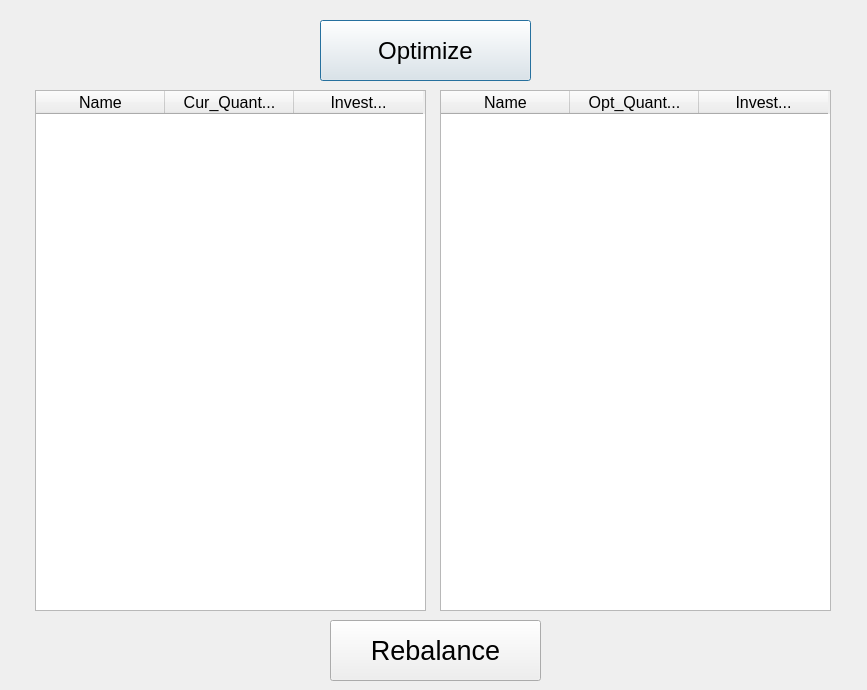
<?xml version="1.0" encoding="UTF-8"?>
<ui version="4.0">
 <class>Optimization</class>
 <widget class="QDialog" name="Optimization">
  <property name="geometry">
   <rect>
    <x>0</x>
    <y>0</y>
    <width>867</width>
    <height>690</height>
   </rect>
  </property>
  <property name="sizePolicy">
   <sizepolicy hsizetype="Fixed" vsizetype="Fixed">
    <horstretch>0</horstretch>
    <verstretch>0</verstretch>
   </sizepolicy>
  </property>
  <property name="minimumSize">
   <size>
    <width>866</width>
    <height>629</height>
   </size>
  </property>
  <property name="maximumSize">
   <size>
    <width>869</width>
    <height>690</height>
   </size>
  </property>
  <property name="windowTitle">
   <string>Optimize</string>
  </property>
  <widget class="QPushButton" name="Opt_but">
   <property name="geometry">
    <rect>
     <x>320</x>
     <y>20</y>
     <width>211</width>
     <height>61</height>
    </rect>
   </property>
   <property name="font">
    <font>
     <pointsize>18</pointsize>
    </font>
   </property>
   <property name="text">
    <string>Optimize</string>
   </property>
  </widget>
  <widget class="QTableWidget" name="Curr_Hold">
   <property name="geometry">
    <rect>
     <x>35</x>
     <y>90</y>
     <width>391</width>
     <height>521</height>
    </rect>
   </property>
   <property name="font">
    <font>
     <pointsize>12</pointsize>
    </font>
   </property>
   <attribute name="horizontalHeaderMinimumSectionSize">
    <number>30</number>
   </attribute>
   <attribute name="horizontalHeaderDefaultSectionSize">
    <number>129</number>
   </attribute>
   <column>
    <property name="text">
     <string>Name</string>
    </property>
   </column>
   <column>
    <property name="text">
     <string>Cur_Quant...</string>
    </property>
   </column>
   <column>
    <property name="text">
     <string>Invest...</string>
    </property>
   </column>
  </widget>
  <widget class="QTableWidget" name="Opt_Hold">
   <property name="geometry">
    <rect>
     <x>440</x>
     <y>90</y>
     <width>391</width>
     <height>521</height>
    </rect>
   </property>
   <property name="sizePolicy">
    <sizepolicy hsizetype="Fixed" vsizetype="Fixed">
     <horstretch>0</horstretch>
     <verstretch>0</verstretch>
    </sizepolicy>
   </property>
   <property name="minimumSize">
    <size>
     <width>391</width>
     <height>521</height>
    </size>
   </property>
   <property name="maximumSize">
    <size>
     <width>392</width>
     <height>522</height>
    </size>
   </property>
   <property name="font">
    <font>
     <pointsize>12</pointsize>
    </font>
   </property>
   <attribute name="horizontalHeaderMinimumSectionSize">
    <number>30</number>
   </attribute>
   <attribute name="horizontalHeaderDefaultSectionSize">
    <number>129</number>
   </attribute>
   <column>
    <property name="text">
     <string>Name</string>
    </property>
   </column>
   <column>
    <property name="text">
     <string>Opt_Quant...</string>
    </property>
   </column>
   <column>
    <property name="text">
     <string>Invest...</string>
    </property>
   </column>
  </widget>
  <widget class="QPushButton" name="rebal_but">
   <property name="geometry">
    <rect>
     <x>330</x>
     <y>620</y>
     <width>211</width>
     <height>61</height>
    </rect>
   </property>
   <property name="font">
    <font>
     <pointsize>20</pointsize>
    </font>
   </property>
   <property name="text">
    <string>Rebalance</string>
   </property>
  </widget>
 </widget>
 <resources/>
 <connections/>
</ui>
